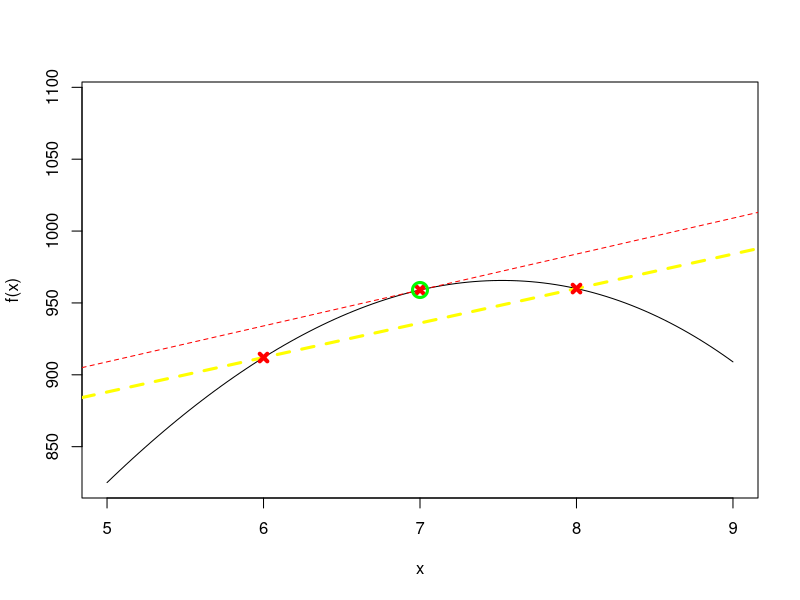
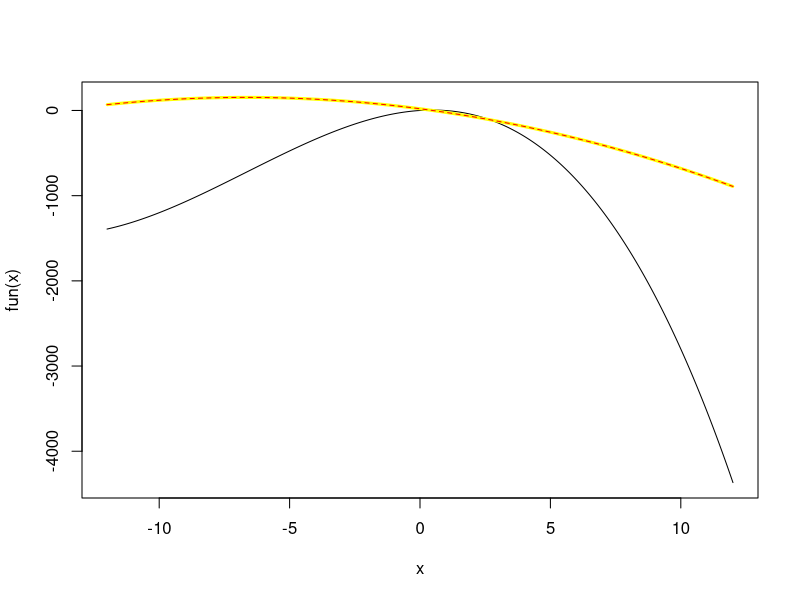
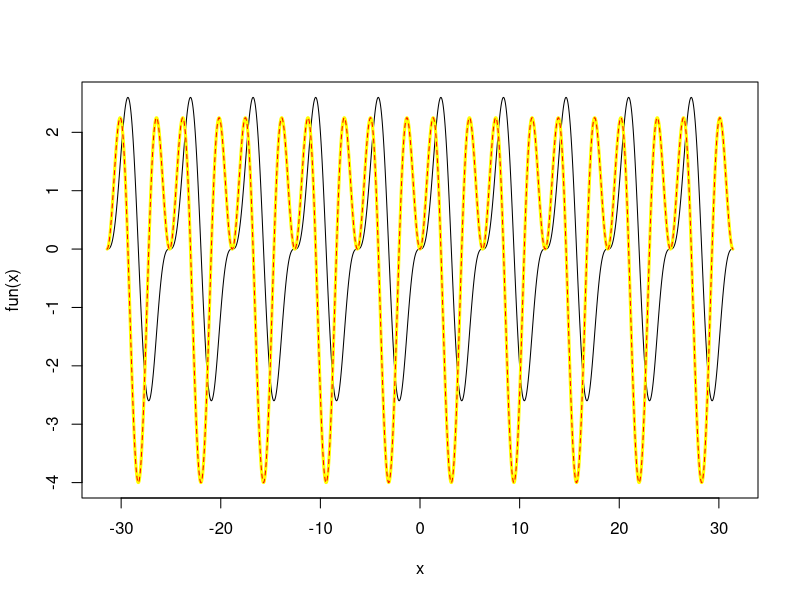
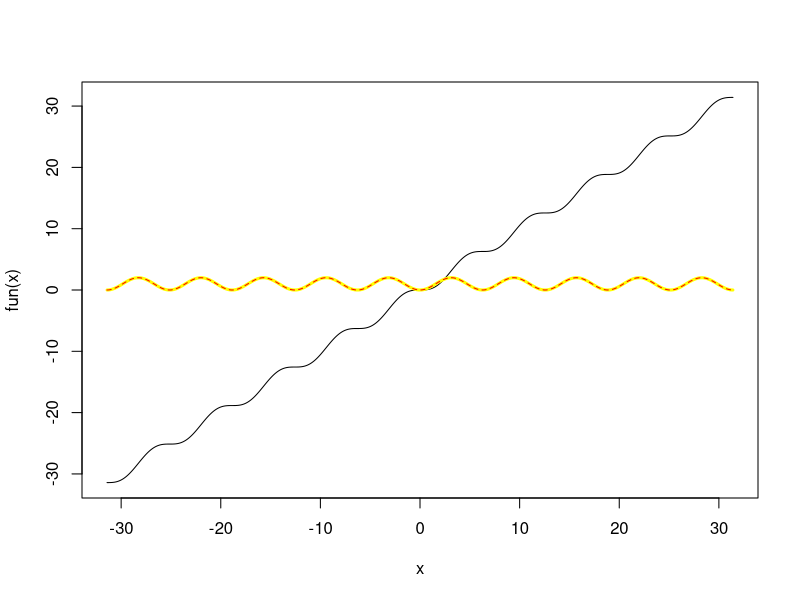
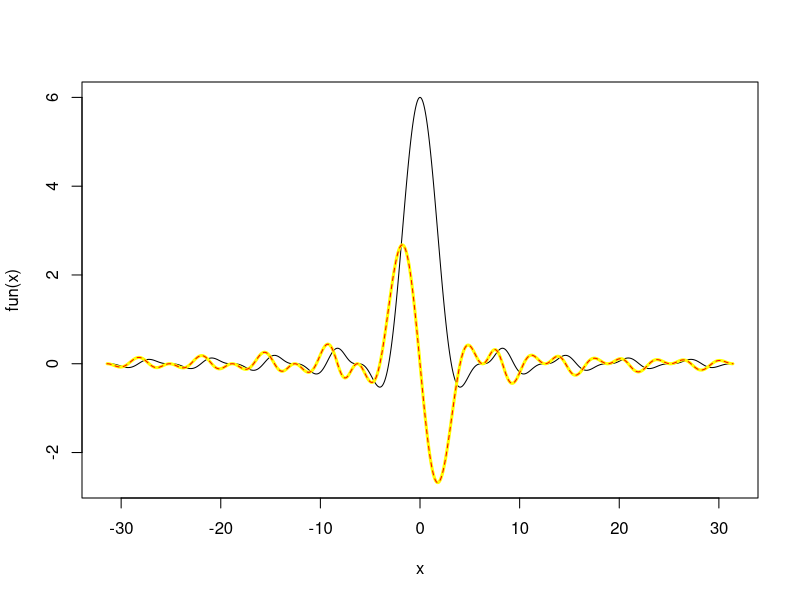

Write R code to recreate these figures, in order.
## ---- chunk 1
print_as_latex <- function(r_equation){
    r_equation <- gsub("\\*", "", r_equation)
    cat(paste("$$",r_equation,"$$"))
}
## ---- chunk 2
d <- function(FUN, X){
  Y <- FUN(X)
  numerical_derivative <- function(i) (Y[i+1]-Y[i-1])/(X[i+1]-X[i-1])
  interiorPoints <- 2:(length(X) - 1)
  c(NA, sapply(interiorPoints, numerical_derivative), NA)
}
## ---- chunk 3
x <- seq(5, 9, length=100)
pp <- c(6,7,8)
f <- function(x) -x^3 - 2*x^2 + 200*x
df <- function(x) -3*x^2 - 4*x + 200
yspan <- max(abs(f(x) - f(pp[2]))) # put center point in middle of y-axis
plot(x, f(x), type="l", ylim=f(pp[2]) + c(-1,1) * yspan)
m_num <- (f(pp[3]) - f(pp[1]))/(pp[3] - pp[1])
b_num <- f(pp[1]) - m_num * pp[1]
abline(b_num, m_num, lwd=3, lty=2, col="yellow")
m_calc <- df(pp[2])
b_calc <- f(pp[2]) - m_calc * pp[2]
abline(b_calc, m_calc, lty=2, col="red")
points(pp, f(pp), pch=4, lwd=4, col="red")  # draw points on top
points(pp[2], f(pp)[2], cex=2, pch=1, lwd=3, col="green")
## ---- chunk 4
print_as_latex("-x^3 - 2*x^2 + 200*x")
## ---- chunk 5
plotFdF <- function(x, fun, dfun){
  ylim <- range(c(fun(x), d(fun,x), dfun(x)), na.rm=TRUE)
  plot(x, fun(x), type="l", ylim=ylim)  # original function for which we want derivative
  lines(x, d(fun,x), lwd=3, col="yellow")  # numerical approximation
  lines(x, dfun(x), lty=2, col="red")  # candidate analytical derivative
}
## ---- chunk 6
print_as_latex("f(x) = -x^3 - 2*x^2 + 200*x")
## ---- chunk 7
f <- function(x) -x^3 - 20*x^2 + 20*x
df <- function(x) -3*x^2 - 40*x + 20
x <- seq(-12, 12, by=0.01)
plotFdF(x, f, df)
## ---- chunk 8
x <- seq(-10 * pi, 10 * pi, , by=0.01)
g <- function(x) 2 * sin(x) - sin(2*x)
dg <- function(x) 2*(cos(x) - cos(2*x))
plotFdF(x, g, dg)
## ---- chunk 9
# use the same x values as before
h <- function(x) x - sin(x)
dh <- function(x) 1 - cos(x)
plotFdF(x, h, dh)
## ---- chunk 10
f <- function(x) (2 * sin(x) - sin(2*x)) / (x - sin(x))
df1 = function(x) (dg(x)*h(x) - g(x)*dh(x)) / (h(x))^2
df2 = function(x) ((2*(cos(x) - cos(2*x)) * (x - sin(x))) - (2 * sin(x) - sin(2*x)) * (1 - cos(x)) )/ (x - sin(x))^2
plotFdF(x, f, df2)  # df1 and df2 plot right on top of one another; try it! 
